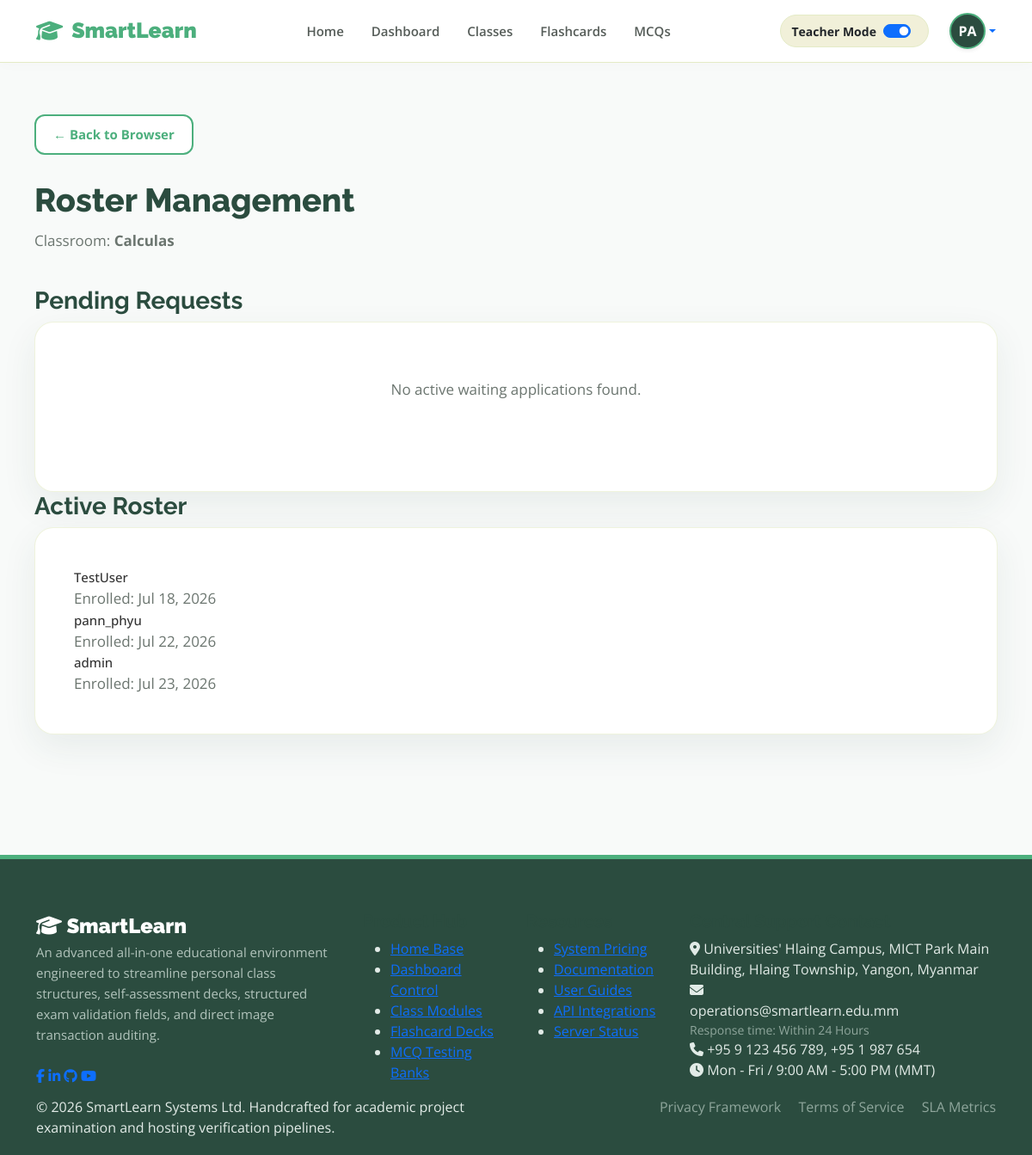
Page /manage/41/ (signed in) on the committed database.
### smartlearnApp/models.py (models this page shows, shortened)
class Classroom(models.Model):
    SUBJECT_CHOICES = [
        ('math', 'Mathematics'),
        ('science', 'Science'),
        ('coding', 'Coding/IT'),
        ('languages', 'Languages'),
        ('arts', 'Arts & Design'),
    ]
    CLASS_TYPES = [
        ('public', 'Public'),
        ('private', 'Private'),
    ]
    class_id = models.AutoField(primary_key=True)
    owner = models.ForeignKey(User, on_delete=models.CASCADE, related_name='owned_classrooms', null=True, blank=True)
    title = models.CharField(max_length=255, null=True, blank=True)
    description = models.TextField()
    subject = models.CharField(max_length=50, choices=SUBJECT_CHOICES, default='math')
    class_type = models.CharField(max_length=20, choices=CLASS_TYPES, default='public', null=True, blank=True)
    price = models.DecimalField(max_digits=10, decimal_places=2, default=0.00)
    created_at = models.DateTimeField(auto_now_add=True)
    created_from_site = models.BooleanField(default=False)

class Enrollment(models.Model):
    STATUS_CHOICES = [
        ('pending', 'Pending Approval'),
        ('approved', 'Approved / Active'),
        ('rejected', 'Rejected'),
    ]
    enrollment_id = models.AutoField(primary_key=True)
    classroom = models.ForeignKey(Classroom, on_delete=models.CASCADE, related_name='enrollments', null=True, blank=True)
    student = models.ForeignKey(User, on_delete=models.CASCADE, related_name='enrollments')
    status = models.CharField(max_length=20, choices=STATUS_CHOICES, default='pending')
    requested_at = models.DateTimeField(auto_now_add=True)
    class Meta:
        unique_together = ('classroom', 'student')

### smartlearnApp/views.py (the view)
# urls.py: path('manage/<int:class_id>/', views.manage_enrollments, name='manage_enrollments'),
def manage_enrollments(request, class_id):
    classroom = get_object_or_404(Classroom, class_id=class_id)
    current_user = get_mock_user(request)
    if classroom.owner != current_user:
        return redirect(f"/classes/browse/?user={current_user.username}")
    pending_requests = Enrollment.objects.filter(classroom=classroom, status='pending')
    active_students = Enrollment.objects.filter(classroom=classroom, status='approved')
    context = {
        'classroom': classroom,
        'pending_requests': pending_requests,
        'active_students': active_students,
        'current_user_name': current_user.username,
    }
    return render(request, 'manage_enrollments.html', context)

### smartlearnApp/views.py (called while the page is built)
def get_mock_user(request=None):
    if request and request.user.is_authenticated:
        return request.user
    username = "TestUser"
    if request:
        username = request.POST.get('user') or request.GET.get('user') or 'TestUser'
    user, created = User.objects.get_or_create(username=username)
    return user

### smartlearnApp/templates/manage_enrollments.html (shortened to what this page needs)
{% extends 'base.html' %}
{% block content %}
<div style="margin-bottom: 25px;">
    <a href="{% url 'browse_classes' %}" class="back-link">← Back to Browser</a>
    <h2 class="page-heading-large">Roster Management</h2>
    <p class="subtext-muted">Classroom: <strong>{{ classroom.title }}</strong></p>
</div>
<div class="roster-split-layout">
    <div>
    <h3 class="roster-column-title">Pending Requests</h3>
    <div class="styled-card roster-card-list">
        {% for req in pending_requests %}
            <div class="roster-list-item d-flex justify-content-between align-items-center flex-wrap gap-2" style="padding: 12px 0; border-bottom: 1px solid #f0f0f0;">
                <div>
                    <strong class="roster-student-name d-block">{{ req.student.username }}</strong>
                    <small class="subtext-muted">Applied: {{ req.requested_at|date:"M d, Y" }}</small>
                </div>
                <div class="roster-action-group d-flex gap-2">
                    <a href="{% url 'update_enrollment_status' req.enrollment_id 'approve' %}" class="btn-primary btn-approve-status">Approve</a>
                    <a href="{% url 'update_enrollment_status' req.enrollment_id 'reject' %}" class="btn-secondary btn-reject-status">Reject</a>
                </div>
            </div>
        {% empty %}
            <p class="subtext-muted" style="text-align: center; padding: 20px 0;">No active waiting applications found.</p>
        {% endfor %}
    </div>
</div>
    </div>
    <div>
        <h3 class="roster-column-title">Active Roster</h3>
        <div class="styled-card roster-card-list">
            {% for active in active_students %}
                <div class="roster-list-item">
                    <div>
                        <span style="font-weight: 500; font-size: 15px;">{{ active.student.username }}</span>
                    </div>
                    <small class="subtext-muted">Enrolled: {{ active.requested_at|date:"M d, Y" }}</small>
                </div>
            {% empty %}
                <p class="subtext-muted" style="text-align: center; padding: 20px 0;">No enrolled students in this class yet.</p>
            {% endfor %}
        </div>
    </div>
{% endblock %}

### smartlearnApp/templates/base.html (shortened to what this page needs)
{% load static %}
<!DOCTYPE html>
<html lang="en">
<head>
    <link href="https://cdn.jsdelivr.net/npm/bootstrap@5.0.0/dist/css/bootstrap.min.css" rel="stylesheet">
    <link rel="stylesheet" href="https://cdnjs.cloudflare.com/ajax/libs/font-awesome/6.5.2/css/all.min.css">
    <link rel="stylesheet" href="{% static 'css/style.css' %}">
</head>
<body>
    <header class="navbar navbar-expand-lg navbar-light sticky-top">
        <div class="container">
            <a href="{% url 'home' %}" class="logo">
                <i class="fa-solid fa-graduation-cap"></i> SmartLearn
            </a>
            <div class="collapse navbar-collapse" id="mainNavbar">
                <ul class="navbar-nav mx-auto mb-2 mb-lg-0">
                    <li class="nav-item"><a class="nav-link px-3" href="{% url 'home' %}">Home</a></li>
                    <li class="nav-item"><a class="nav-link px-3" href="{% url 'dashboard' %}">Dashboard</a></li>
                    <li class="nav-item"><a class="nav-link px-3" href="{% url 'browse_classes' %}">Classes</a></li>
                    <li class="nav-item"><a class="nav-link px-3" href="{% url 'all_flashcards' %}">Flashcards</a></li>
                    <li class="nav-item"><a class="nav-link px-3" href="{% url 'all_mcqs' %}">MCQs</a></li>
                </ul>
                <div class="d-flex align-items-center gap-3">
                    <div class="teacher-toggle-box d-flex align-items-center me-2">
                        <span class="fw-bold me-2 small text-dark">Teacher Mode</span>
                        <div class="form-check form-switch m-0">
                            <input class="form-check-input" type="checkbox" id="teacherModeToggle" style="cursor: pointer;" checked>
                        </div>
                    </div>
                    {% if user.is_authenticated %}
                        <div class="dropdown">
                            <a href="#" class="d-flex align-items-center text-decoration-none dropdown-toggle" id="profileDropdown" data-bs-toggle="dropdown" aria-expanded="false">
                                <div class="rounded-circle d-flex align-items-center justify-content-center text-white fw-bold shadow-sm"
                                     style="width: 42px; height: 42px; background-color: #2b4c3f; border: 2px solid #4CAF7D;">
                                    {{ request.user.username|slice:":2"|upper }}
                                </div>
                            </a>
                        </div>
                    {% else %}
                        <a href="{% url 'login' %}" class="btn btn-matcha-outline">Sign In</a>
                        <a href="{% url 'register' %}" class="btn btn-matcha-primary">Get Started</a>
                    {% endif %}
                </div>
            </div>
        </div>
    </header>
    <main class="main-container">
        {% block content %}{% endblock %}
    </main>
    <footer class="main-footer">
        <div class="container">
            <div class="row g-4">
                <div class="col-lg-4 col-md-6">
                    <a href="#" class="footer-logo">
                        <i class="fa-solid fa-graduation-cap"></i> Smart<span>Learn</span>
                    </a>
                    <p style="color: #b2c4bc; font-size: 15px; max-width: 340px; line-height: 1.6;" class="mb-4">
                        An advanced all-in-one educational environment engineered to streamline personal class structures, self-assessment decks, structured exam validation fields, and direct image transaction auditing.
                    </p>
                    <div class="social-container">
                        <a href="#" class="social-icon-btn"><i class="fab fa-facebook-f"></i></a>
                        <a href="#" class="social-icon-btn"><i class="fab fa-linkedin-in"></i></a>
                        <a href="#" class="social-icon-btn"><i class="fab fa-github"></i></a>
                        <a href="#" class="social-icon-btn"><i class="fab fa-youtube"></i></a>
                    </div>
                </div>
                <div class="col-lg-2 col-md-6 col-6">
                    <h5 class="footer-links-header">Product Hub</h5>
                    <ul class="footer-links-list">
                        <li><a href="{% url 'home' %}">Home Base</a></li>
                        <li><a href="{% url 'dashboard' %}">Dashboard Control</a></li>
                        <li><a href="#">Class Modules</a></li>
                        <li><a href="#">Flashcard Decks</a></li>
                        <li><a href="#">MCQ Testing Banks</a></li>
                    </ul>
                </div>
                <div class="col-lg-2 col-md-6 col-6">
                    <h5 class="footer-links-header">Resources</h5>
                    <ul class="footer-links-list">
                        <li><a href="#">System Pricing</a></li>
                        <li><a href="#">Documentation</a></li>
                        <li><a href="#">User Guides</a></li>
                        <li><a href="#">API Integrations</a></li>
                        <li><a href="#">Server Status</a></li>
                    </ul>
                </div>
                <div class="col-lg-4 col-md-6">
                    <h5 class="footer-links-header">Central Support Contact</h5>
                    <div class="contact-info-item">
                        <i class="fa-solid fa-location-dot"></i>
                        <span>Universities' Hlaing Campus, MICT Park Main Building, Hlaing Township, Yangon, Myanmar</span>
                    </div>
                    <div class="contact-info-item">
                        <i class="fa-solid fa-envelope"></i>
                        <div>
                            <span class="d-block">operations@smartlearn.edu.mm</span>
                            <span class="d-block text-muted small" style="color: #8fa69c !important;">Response time: Within 24 Hours</span>
                        </div>
                    </div>
                    <div class="contact-info-item">
                        <i class="fa-solid fa-phone"></i>
                        <span>+95 9 123 456 789, +95 1 987 654</span>
                    </div>
                    <div class="contact-info-item">
                        <i class="fa-solid fa-clock"></i>
                        <span>Mon - Fri / 9:00 AM - 5:00 PM (MMT)</span>
                    </div>
                </div>
            </div>
            <div class="row footer-bottom-bar text-center text-md-start">
                <div class="col-md-6 mb-3 mb-md-0">
                    <p class="mb-0">© 2026 SmartLearn Systems Ltd. Handcrafted for academic project examination and hosting verification pipelines.</p>
                </div>
                <div class="col-md-6 text-md-end">
                    <a href="#" class="text-decoration-none me-3" style="color: #8fa69c;">Privacy Framework</a>
                    <a href="#" class="text-decoration-none me-3" style="color: #8fa69c;">Terms of Service</a>
                    <a href="#" class="text-decoration-none" style="color: #8fa69c;">SLA Metrics</a>
                </div>
            </div>
        </div>
    </footer>
</body>
</html>

### smartlearnApp/static/css/style.css (style rules this page uses)
.main-container { width: 100%; max-width: 1200px; margin: 0 auto; padding: 60px 40px; }
.back-link { display: inline-block; margin-bottom: 30px; color: #4CAF7D; font-weight: 600; text-decoration: none; font-size: 15px; }
.page-heading-large { font-family: "Raleway", sans-serif; font-size: 38px; font-weight: 800; color: #2b4c3f; margin-bottom: 12px; }
.subtext-muted { color: #6b756f; font-size: 17px; margin-bottom: 40px; }
.styled-card { background: white; border-radius: 22px; padding: 45px; border: 1px solid rgba(228,235,198,0.6); box-shadow: 0 15px 40px rgba(43,76,63,0.08); }
.back-link { display: inline-block; padding: 10px 20px; background-color: #ffffff; color: #4CAF7D; border: 2px solid #4CAF7D; border-radius: 12px; text-decoration: none; font-weight: 700; font-size: 15px; transition: 0.3s ease; }

### smartlearnApp/templates/base.html (style rules this page uses)
* { margin: 0; padding: 0; box-sizing: border-box; }
body { font-family: "Open Sans", sans-serif; background-color: #f8faf9; color: #333; overflow-x: hidden; }
h1, h2, h3, h4, h5, h6 { font-family: "Raleway", sans-serif; font-weight: 700; color: #2b4c3f; }
.navbar { background-color: #ffffff; border-bottom: 1px solid #e4ebc6; padding: 15px 0; box-shadow: 0 2px 15px rgba(43, 76, 63, 0.02); }
.logo { font-family: "Raleway", sans-serif; font-size: 25px; font-weight: 900; color: #4CAF7D; text-decoration: none; display: flex; align-items: center; gap: 10px; }
.nav-link { font-weight: 600; color: #555c58 !important; font-size: 15px; transition: 0.2s ease-in-out; }
.teacher-toggle-box { background-color: #f1f0d9; border: 1px solid #e4ebc6; padding: 6px 12px; border-radius: 20px; }
.main-footer { background-color: #2b4c3f; color: #e2ebe7; padding: 60px 0 20px 0; margin-top: 80px; border-top: 5px solid #4CAF7D; }
.footer-logo { font-family: "Raleway", sans-serif; font-size: 24px; font-weight: 900; color: #fff; text-decoration: none; }

### rows in the picture
Classroom: title "Calculas"
Enrollment: student.username "TestUser", requested_at "Jul 18, 2026"
Enrollment: student.username "pann_phyu", requested_at "Jul 22, 2026"
Enrollment: student.username "admin", requested_at "Jul 23, 2026"

### other values in the picture
{{ request.user.username|slice:":2"|upper }} "PA"
